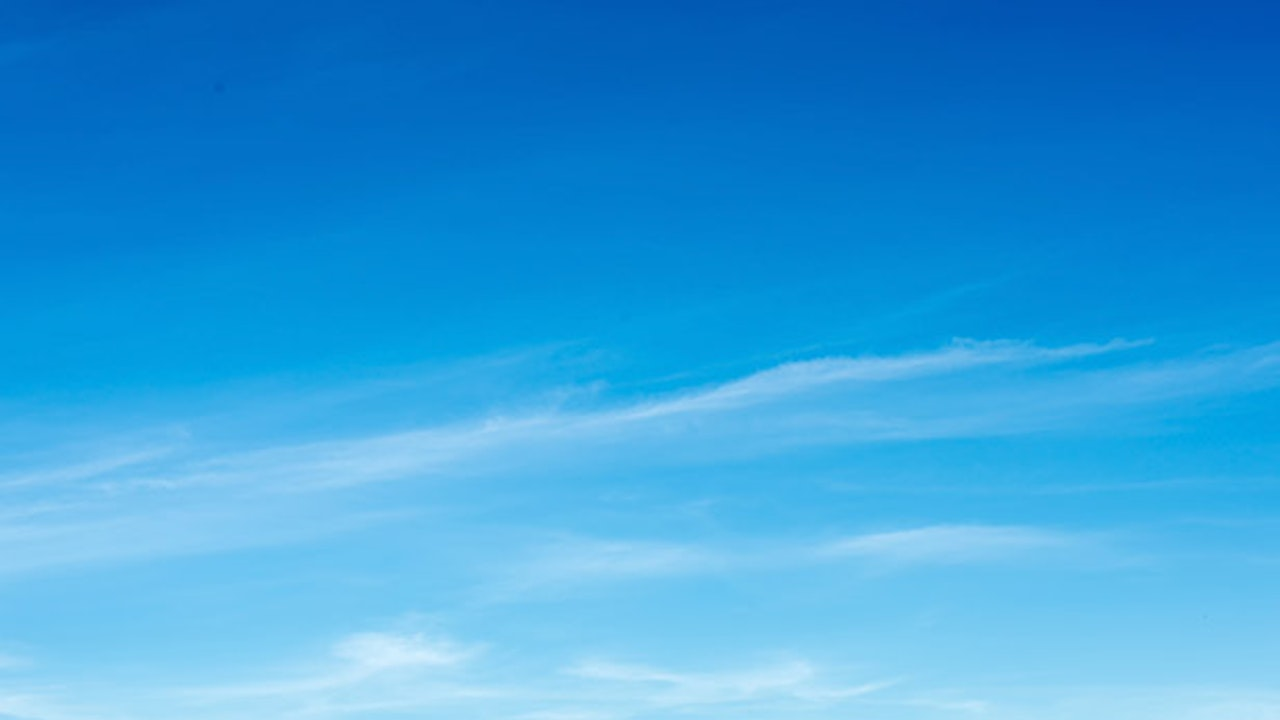
#> input picture Cielo.png, 1280 x 720 px
$ jupyter execute PDI_Murrie_Practica_4.ipynb   (shell and % lines are left out)
#> lines starting #> are read from the running program, lines starting #| are printed output that depends on the picture; long printed decimals are rounded
# PRACTICA 4 - TRANSFORMADA DE FOURIER

[cell 1]
import imageio                                          #Se importan las librecias a utilizar
import numpy as np
import matplotlib.pyplot as plt
import matplotlib.image as plti

[cell 2]
M_YIQ = np.array([[0.299   , 0.587    ,     0.114],    #Se cargan las matrices de convesion
                  [0.595716, -0.274453, -0.321263],    # RGB a YIQ
                  [0.211456, -0.522591, 0.311135]])

M_RGB = np.array([[1, 0.9563 ,  0.6210],               # YIQ a RGB
                  [1, -0.2721, -0.6474],
                  [1, -1.1070, 1.7046]])

def apply_matrix(img, M):                              # Funcion que reacomoda el formato
    return np.matmul(img.reshape((-1,3)), M.T).reshape(img.shape)

def rgb2yiq(img):                                      # Funcion que aplica la conversion rga a yiq
    return apply_matrix(img, M_YIQ)

def yiq2rgb(img):                                      # Funcion que aplica la conversion yiq a rgb
    return apply_matrix(img, M_RGB)

def plot_hist(im, bins, ax, cumulative=False):         # Funcion que grafica el histograma de una imagen
    counts, borders = np.histogram(im if im.ndim==2 else rgb2yiq(im)[...,0], bins=bins, range=(0,1))
    ax.bar(range(len(counts)), np.cumsum(counts) if cumulative else counts)
    plt.xticks(ax.get_xticks(), labels=np.round(ax.get_xticks()/bins,2))
    plt.grid(alpha=0.3)

def rmse(img1, img2):                                  #Para calcular el error medio cuadrático.
    return np.sqrt(np.mean((img1-img2)**2))

[cell 3]
img_rgb = imageio.imread("Cielo.png")[:,:,0:3]/255
img = rgb2yiq(img_rgb)[:,:,0]
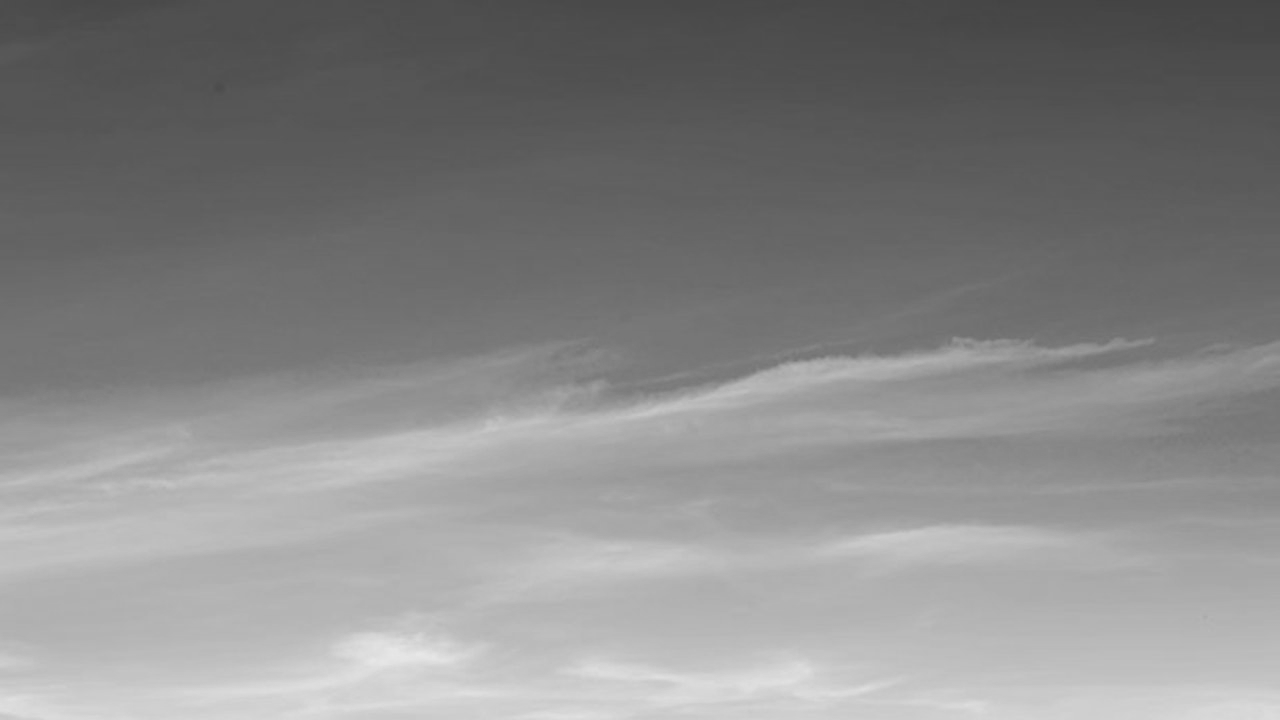
#> img: shape (720, 1280) float64; min 0.264, max 0.91, mean 0.528
#img = img_rgb[:,:,0]/255

fig, axes = plt.subplots(1, 2, figsize=(15,5))
axes[0].imshow(img_rgb)
axes[1].imshow(img, 'gray')

[cell 4]
########################## 1_ Calcular y mostrar el espectro en módulo y fase de una imagen en escala de grises ##########################

x = np.fft.fft2(img)                # Se genera la fft de la imagen en cuestion
x = np.fft.fftshift(x)              # Se aplica un corrimiento a la imagen

xm = np.log(np.abs(x))              # Parte absoluta
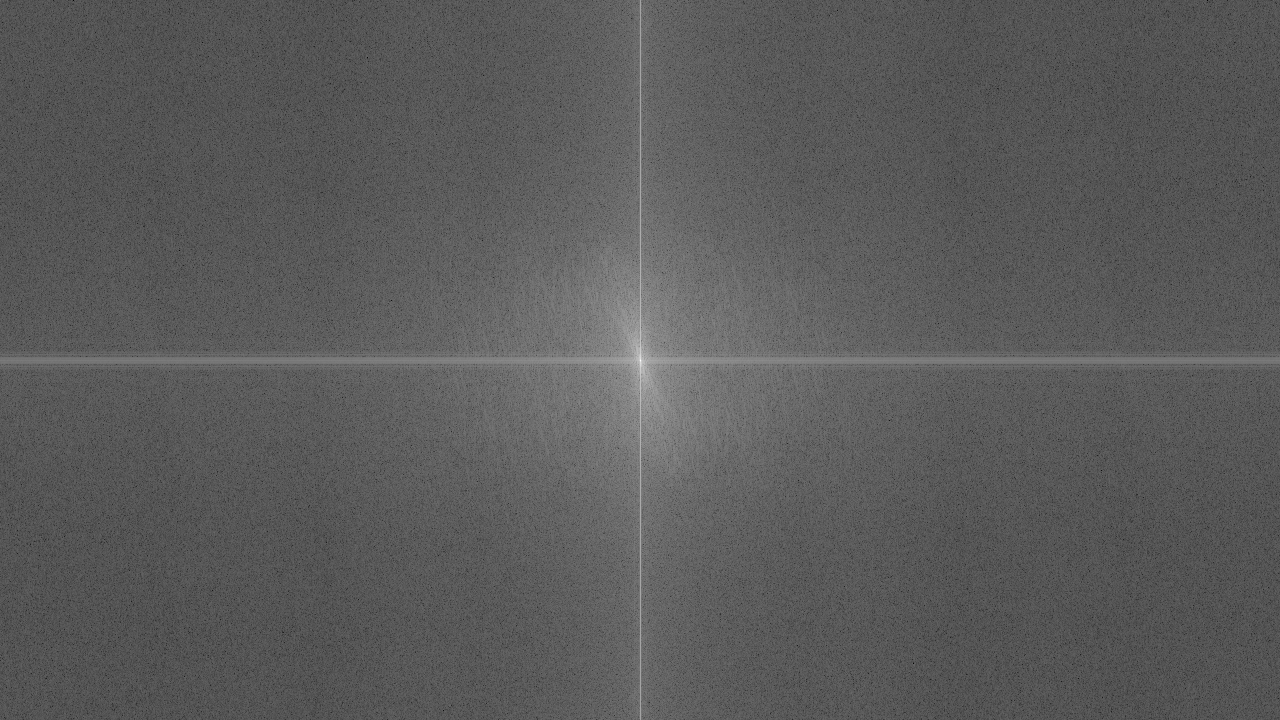
#> xm: shape (720, 1280) float64; min -7.24, max 13.1, mean 0.0421; drawn with min black and max white
xp = np.angle(x)                    # Parte angular
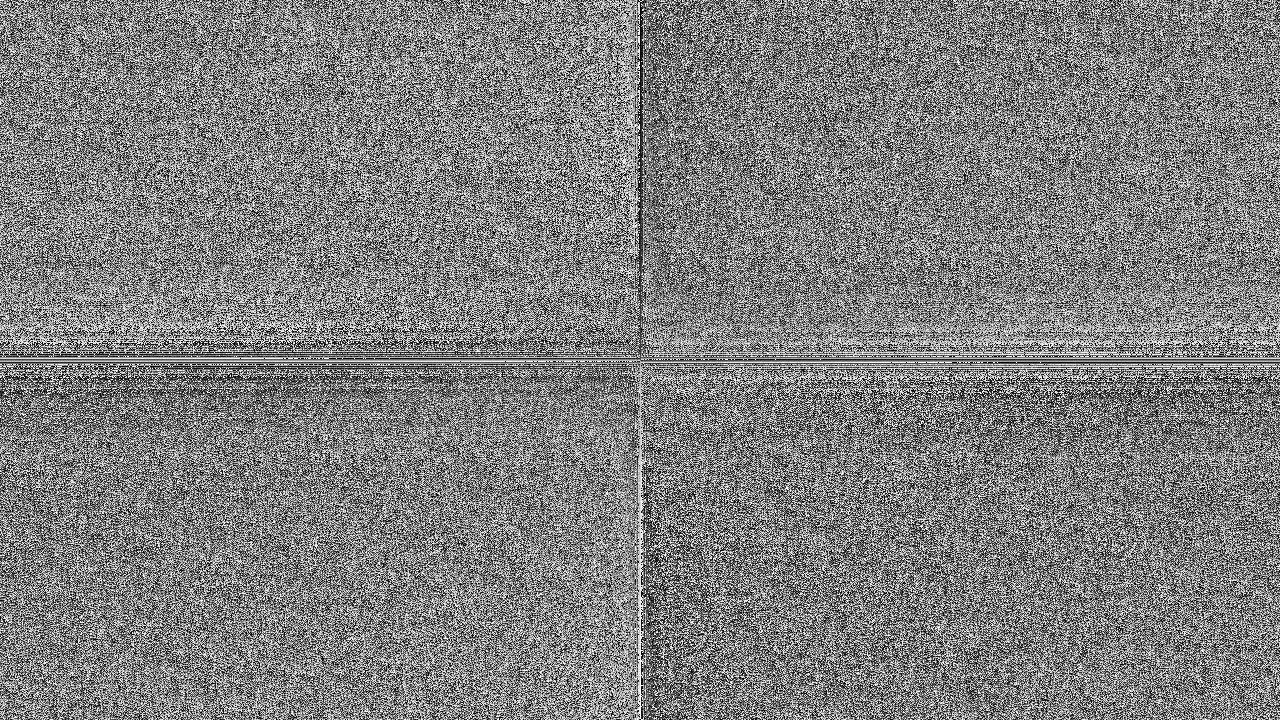
#> xp: shape (720, 1280) float64; min -3.14, max 3.14, mean 4.57e-17; drawn with min black and max white

imgx = np.zeros(img_rgb.shape)

max = xm.max()
#> max = 13.1
min = xm.min()
#> min = -7.24

imgx[:,:,0] = (xm-min)/(max-min)
imgx[:,:,1] = (xp+np.pi)/(2*np.pi)
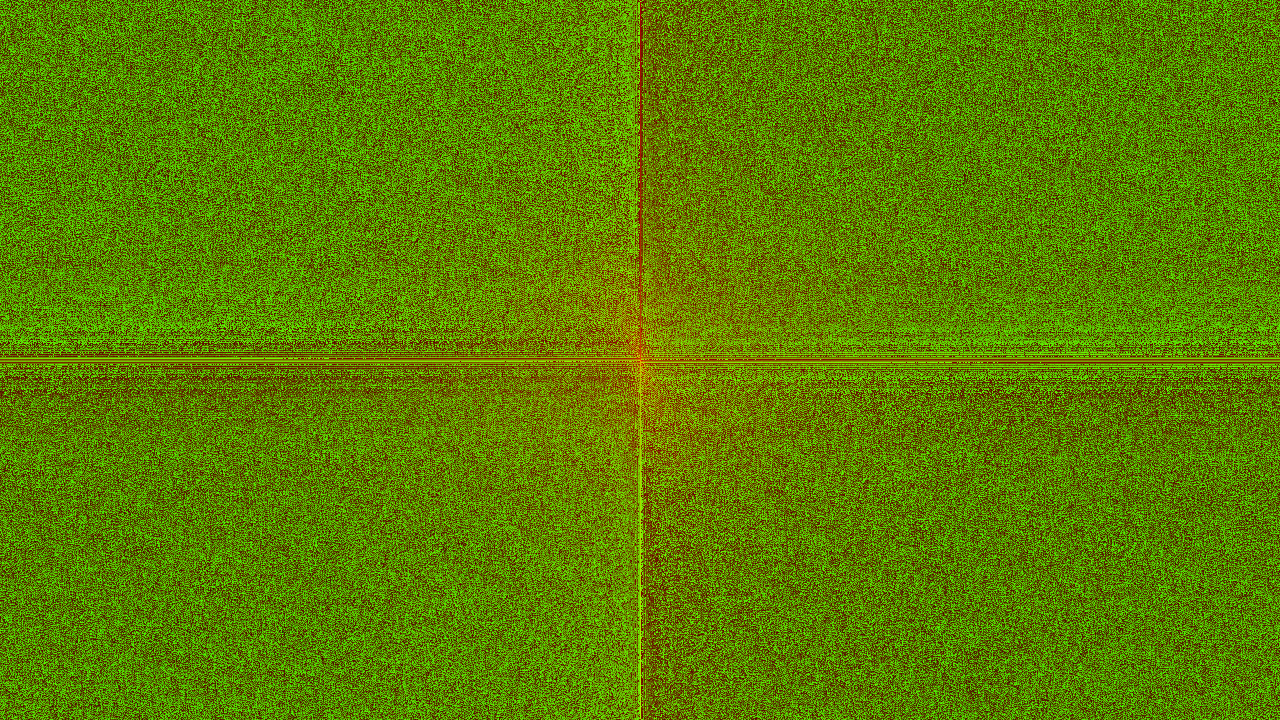
#> imgx: shape (720, 1280, 3) float64; mean of channels 0, 1, 2 0.358, 0.5, 0; drawn as R, G, B

#print(imgx[:,:,0])
#print(imgx[:,:,1])

z = np.abs(np.fft.ifft2(np.fft.ifftshift(x)))

#print(z)

fig, axes = plt.subplots(1, 3, figsize=(15,5))       # Configuracion del ploteo
axes[0].imshow(img,'gray')                           # Se muestra la imagen original
axes[1].imshow(z,'gray')                             # Imagen reconvertida sin pasar por PNG

########################## 2_ Mostrar el módulo en escala logarítmica ##########################

axes[2].imshow(xm,'gray')                            # Mod del espectro en log de la imagen original


print(rmse(z,img)*100)                               # Error de las funciones de conversion fft (infimo)
#| 1.833205141605964e-14

########################## 3_ Guardar el espectro como imagen .png y modificarla (filtros) ##########################

plti.imsave("espectro_abs.png", imgx[:,:,0], cmap='gray')  #Se guardan modulo y fase del espectro
plti.imsave("espectro_ang.png", imgx[:,:,1], cmap='gray')

[cell 5]
########################## 4_ Implementar la transformada inversa que convierta el espectro guardado en la imagen original ##########################

y_abs = imageio.imread("espectro_abs.png")[:,:,0]/255
#> y_abs: shape (720, 1280) float64; min 0, max 1, mean 0.357
y_ang = imageio.imread("espectro_ang.png")[:,:,0]/255
#> y_ang: shape (720, 1280) float64; min 0, max 1, mean 0.5

y_abs = np.exp(y_abs*(max-min)+min)                       #Se recompone tanto la fase como el mod
y_ang = (y_ang-0.5)*(2*np.pi)
y     = y_abs*np.cos(y_ang)+y_abs*np.sin(y_ang)*1j

y = np.abs(np.fft.ifft2(np.fft.ifftshift(y)))             #Se antitransforma

fig, axes = plt.subplots(1, 2, figsize=(15,5))       # Configuracion del ploteo
axes[0].imshow(img,'gray')
axes[1].imshow(y,'gray')

print(rmse(z,img)*100)                               #Se muestra el error antes y despuies de la conversion a PNG
#| 1.833205141605964e-14
print(rmse(y,img)*100)
#| 0.4439

$ run again, with ejemplo2.jpg saved as Cielo.png
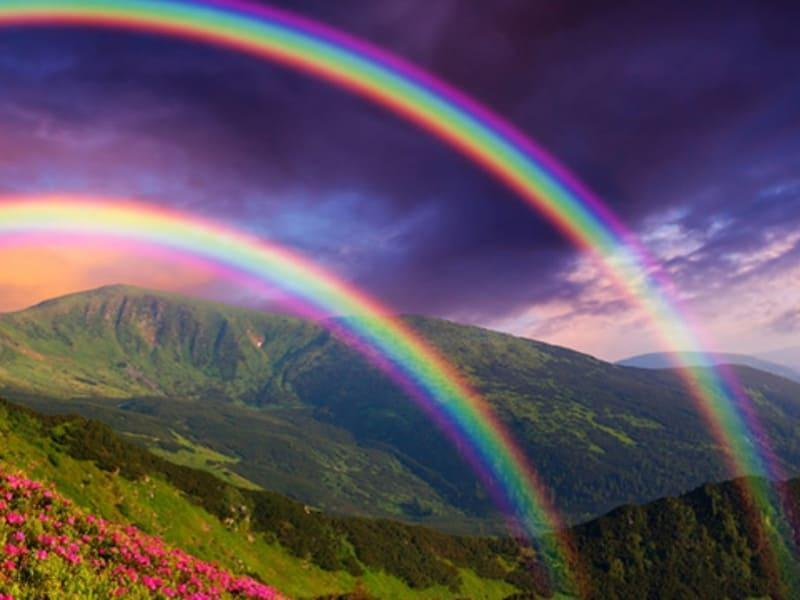
#> input picture ejemplo2.jpg, 800 x 600 px
#> `xp = np.angle(x)`:
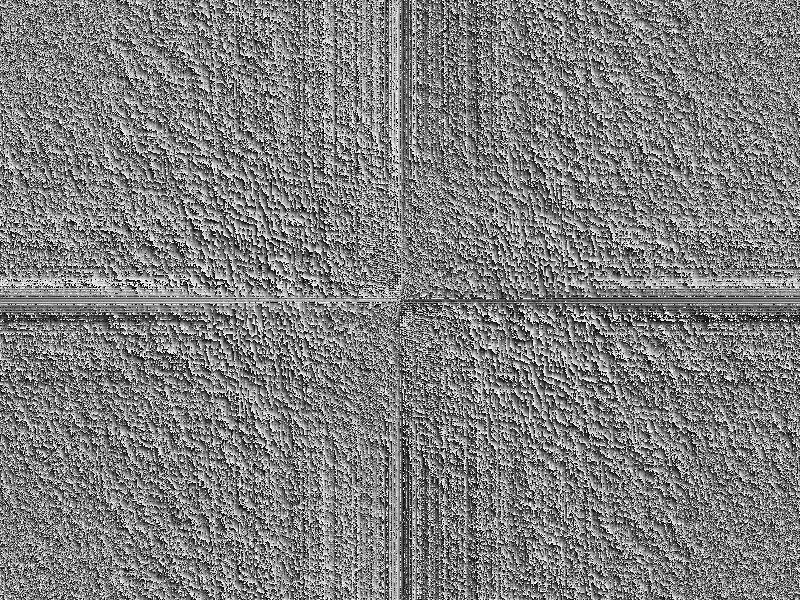
#> xp: shape (600, 800) float64; min -3.14, max 3.14, mean 6.54e-06; drawn with min black and max white
#> max = 12.01
#> min = -5.33
#> `imgx[:,:,1] = (xp+np.pi)/(2*np.pi)`:
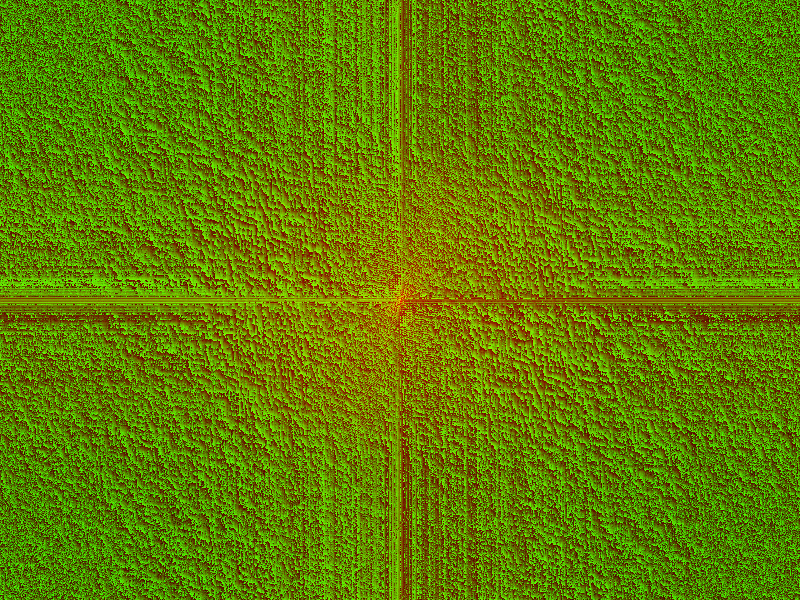
#> imgx: shape (600, 800, 3) float64; mean of channels 0, 1, 2 0.381, 0.5, 0; drawn as R, G, B
#| 1.3759849479182871e-14
#| 1.3759849479182871e-14
#| 0.8589
